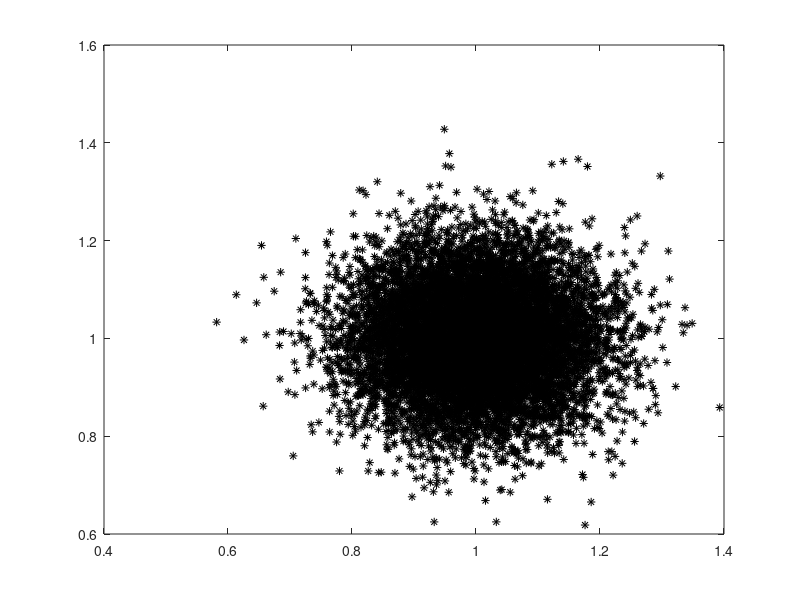
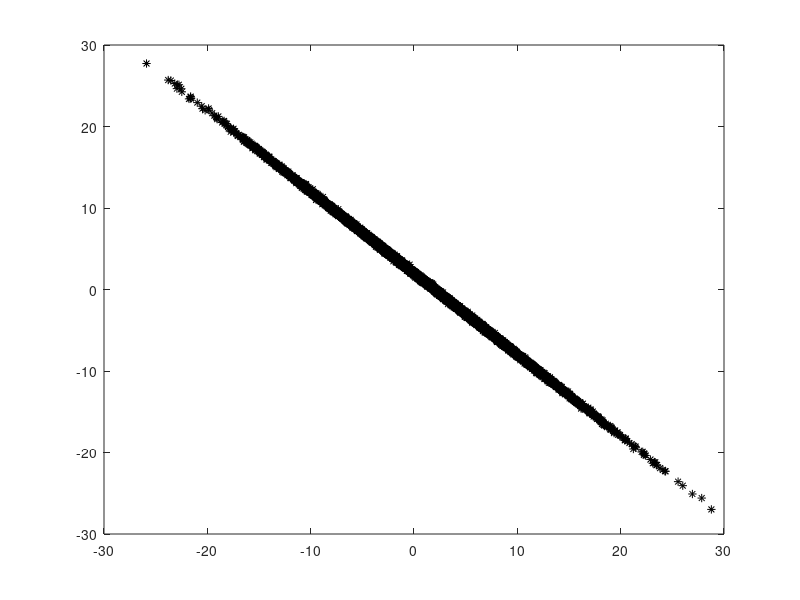

Write the MATLAB code that produced these figures, in order.
%
% The 'illustrative example' from Section 1.4, Chapter 1.
% 
% written by John Bardsley 2016.
%
% Define the matrix A using the SVD
v1 = [1/sqrt(2) 1/sqrt(2)]';
v2 = [-1/sqrt(2) 1/sqrt(2)]';
s1 = 1; 
s2 = 1e-2;
A  = s1*v1*v1'+s2*v2*v2';

% Define true x and noise free b
x   = [1,1]';
b_e = A*x;

% Create realization from the data model
nsamp  = 10000;
sigma  = 0.1;
b_samp = repmat(b_e,1,nsamp)+sigma*randn(2,nsamp);

figure(1),
  plot(b_samp(1,:),b_samp(2,:),'k*')
% Create the corresponding least squares solutions 
x_LS = A\b_samp;
figure(2)
  plot(x_LS(1,:),x_LS(2,:),'k*')

% Check ill-posedness inequality (1.28)
ill_posed_lhs = 0.5*(1/s1+1/s2)
ill_posed_rhs = norm(x)/norm(b_e)